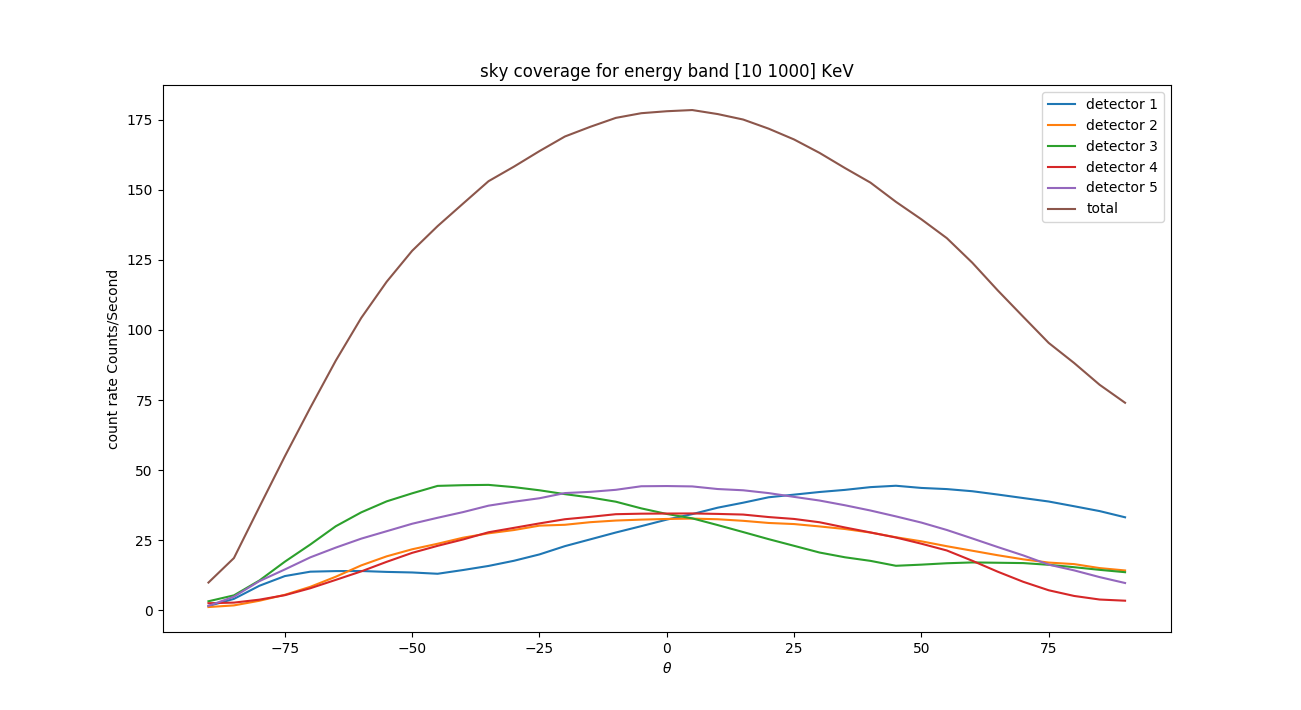

Generate this figure with Python:
import glob
import sys
import matplotlib.pyplot as plt
import numpy as np

min_energy = int(sys.argv[1])
max_energy = int(sys.argv[2])
filename1 = sys.argv[3] + "full_conf_*_0.burst.out"
filename2 = sys.argv[3] + "full_conf_*_180.burst.out"
files = glob.glob(filename1) + glob.glob(filename2)
matsize = len(files)
angular_dependency = np.zeros([matsize , 6])
row = 0
for sourcefile in files: 
	source = open(sourcefile , 'rb')
	print sourcefile.split(".")[-3]
	theta = int(sourcefile.split(".")[-3].split("_")[-2])
	phi = int(sourcefile.split(".")[-3].split("_")[-1])
	if (phi == 0):
		theta = -theta
	data = []
	for line in source:
	    data.append(line.split(";"))
	source.close()
	hit_data=[0 , 0 , 0 , 0 , 0]
	# energy_data = [[],[],[],[],[]]
	for hit in data:
		if (float(hit[3]) >= min_energy and float(hit[3]) <= max_energy):
			if (float(hit[1]) > 7) :
				hit_data[0] += 1
				# energy_data[0].append(hit[3])
			elif (float(hit[1]) < -7) :
				hit_data[2] += 1
				# energy_data[2].append(hit[3])		
			elif (float(hit[0]) > 7) :
				hit_data[3] += 1
				# energy_data[3].append(hit[3])
			elif (float(hit[0]) < -7) :
				hit_data[1] += 1
				# energy_data[1].append(hit[3])
			else :
				hit_data[4] += 1
				# energy_data[4].append(hit[3])
	for i in range(1,6):
		angular_dependency[row,i] = float(hit_data[i - 1])
	angular_dependency[row,0] = theta
	row += 1
angular_dependency = angular_dependency[angular_dependency[:,0].argsort()]
# angular_dependency[:,1:] = np.array([row/np.sum(row) for row in angular_dependency[:,1:]])
plt.plot(angular_dependency[:,0] , angular_dependency[:,1:]/1000)
plt.plot(angular_dependency[:,0] , np.sum(angular_dependency[:,1:]/1000 , axis = 1))
plt.legend(['detector 1' ,'detector 2','detector 3','detector 4','detector 5' , 'total'])
plt.xlabel(r'$\theta$')
plt.title('sky coverage for energy band ['+str(min_energy) + " "+str(max_energy)+"] KeV")
plt.ylabel(r'count rate Counts/Second')
plt.show() 
